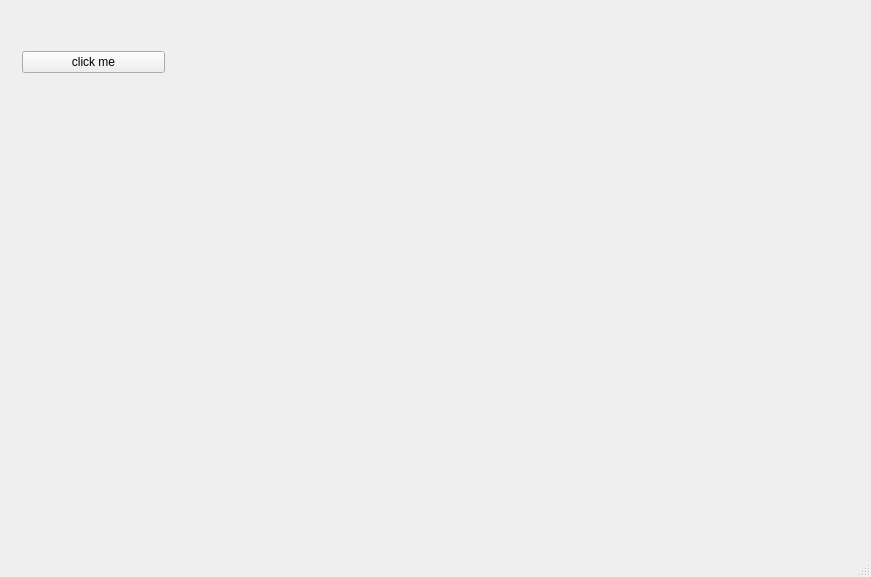
<?xml version="1.0" encoding="UTF-8"?>
<ui version="4.0">
 <class>MainWindow</class>
 <widget class="QMainWindow" name="MainWindow">
  <property name="geometry">
   <rect>
    <x>0</x>
    <y>0</y>
    <width>871</width>
    <height>577</height>
   </rect>
  </property>
  <property name="windowTitle">
   <string>MainWindow</string>
  </property>
  <widget class="QWidget" name="centralWidget">
   <layout class="QGridLayout" name="gridLayout">
    <item row="4" column="2">
     <widget class="QWidget" name="widget_5_3" native="true"/>
    </item>
    <item row="2" column="4">
     <widget class="QWidget" name="widget_3_5" native="true"/>
    </item>
    <item row="0" column="0">
     <widget class="QWidget" name="widget_1_1" native="true">
      <layout class="QGridLayout" name="gridLayout_2">
       <item row="0" column="0">
        <widget class="QPushButton" name="pshBtnClick">
         <property name="text">
          <string>click me</string>
         </property>
        </widget>
       </item>
      </layout>
     </widget>
    </item>
    <item row="0" column="1">
     <widget class="QWidget" name="widget_1_2" native="true">
      <layout class="QGridLayout" name="gridLayout_3"/>
     </widget>
    </item>
    <item row="1" column="0">
     <widget class="QWidget" name="widget_2_1" native="true"/>
    </item>
    <item row="1" column="1">
     <widget class="QWidget" name="widget_2_2" native="true"/>
    </item>
    <item row="3" column="4">
     <widget class="QWidget" name="widget_4_5" native="true"/>
    </item>
    <item row="2" column="1">
     <widget class="QWidget" name="widget_3_2" native="true"/>
    </item>
    <item row="3" column="0">
     <widget class="QWidget" name="widget_4_1" native="true"/>
    </item>
    <item row="2" column="0">
     <widget class="QWidget" name="widget_3_1" native="true"/>
    </item>
    <item row="4" column="4">
     <widget class="QWidget" name="widget_5_5" native="true"/>
    </item>
    <item row="0" column="4">
     <widget class="QWidget" name="widget_1_5" native="true"/>
    </item>
    <item row="0" column="3">
     <widget class="QWidget" name="widget_1_4" native="true"/>
    </item>
    <item row="4" column="1">
     <widget class="QWidget" name="widget_5_2" native="true"/>
    </item>
    <item row="1" column="2">
     <widget class="QWidget" name="widget_2_3" native="true"/>
    </item>
    <item row="0" column="2">
     <widget class="QWidget" name="widget_1_3" native="true"/>
    </item>
    <item row="3" column="2">
     <widget class="QWidget" name="widget_4_3" native="true"/>
    </item>
    <item row="1" column="3">
     <widget class="QWidget" name="widget_2_4" native="true"/>
    </item>
    <item row="4" column="3">
     <widget class="QWidget" name="widget_5_4" native="true"/>
    </item>
    <item row="2" column="3">
     <widget class="QWidget" name="widget_3_4" native="true"/>
    </item>
    <item row="2" column="2">
     <widget class="QWidget" name="widget_3_3" native="true"/>
    </item>
    <item row="3" column="1">
     <widget class="QWidget" name="widget_4_2" native="true"/>
    </item>
    <item row="3" column="3">
     <widget class="QWidget" name="widget_4_4" native="true"/>
    </item>
    <item row="1" column="4">
     <widget class="QWidget" name="widget_2_5" native="true"/>
    </item>
    <item row="4" column="0">
     <widget class="QWidget" name="widget_5_1" native="true"/>
    </item>
   </layout>
  </widget>
  <widget class="QStatusBar" name="statusBar"/>
 </widget>
 <layoutdefault spacing="6" margin="11"/>
 <resources/>
 <connections/>
</ui>
